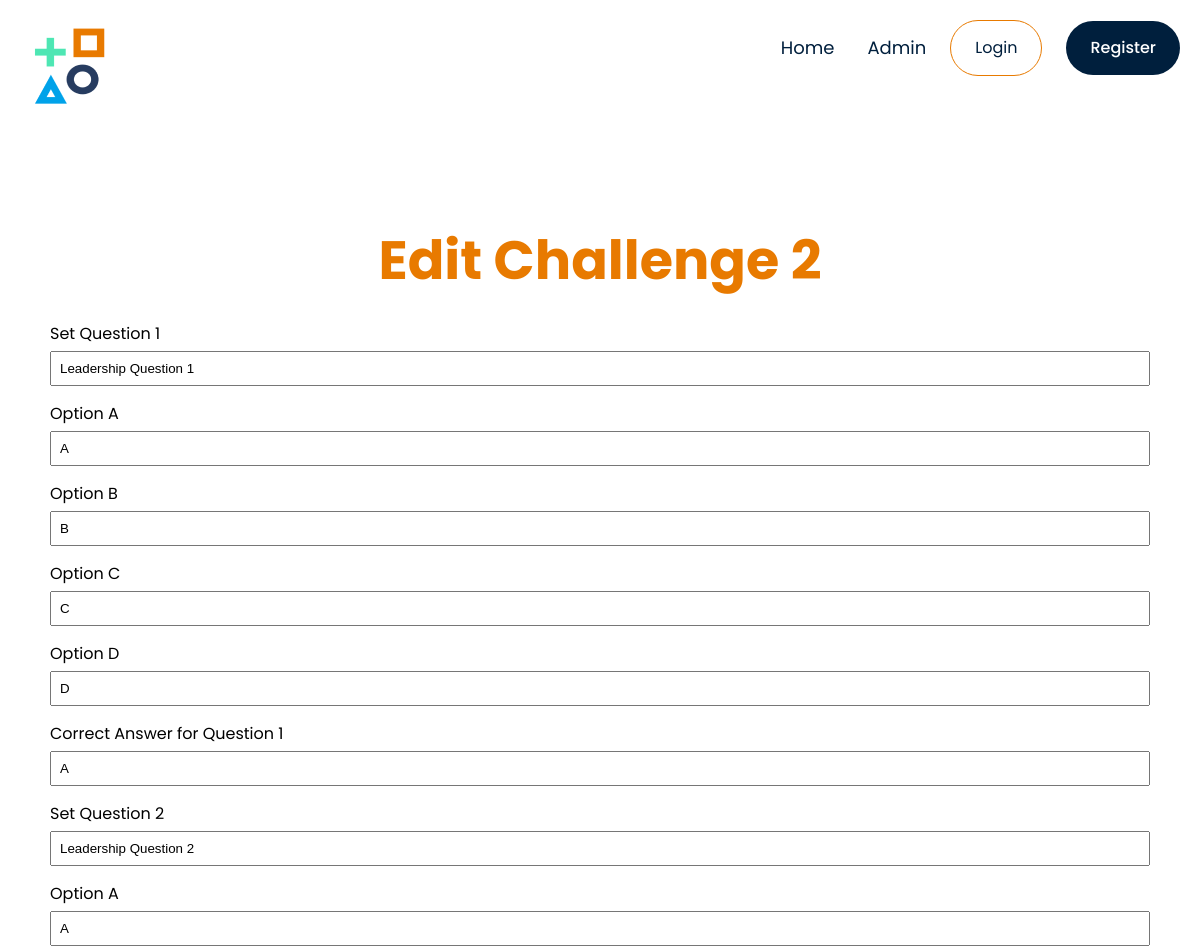
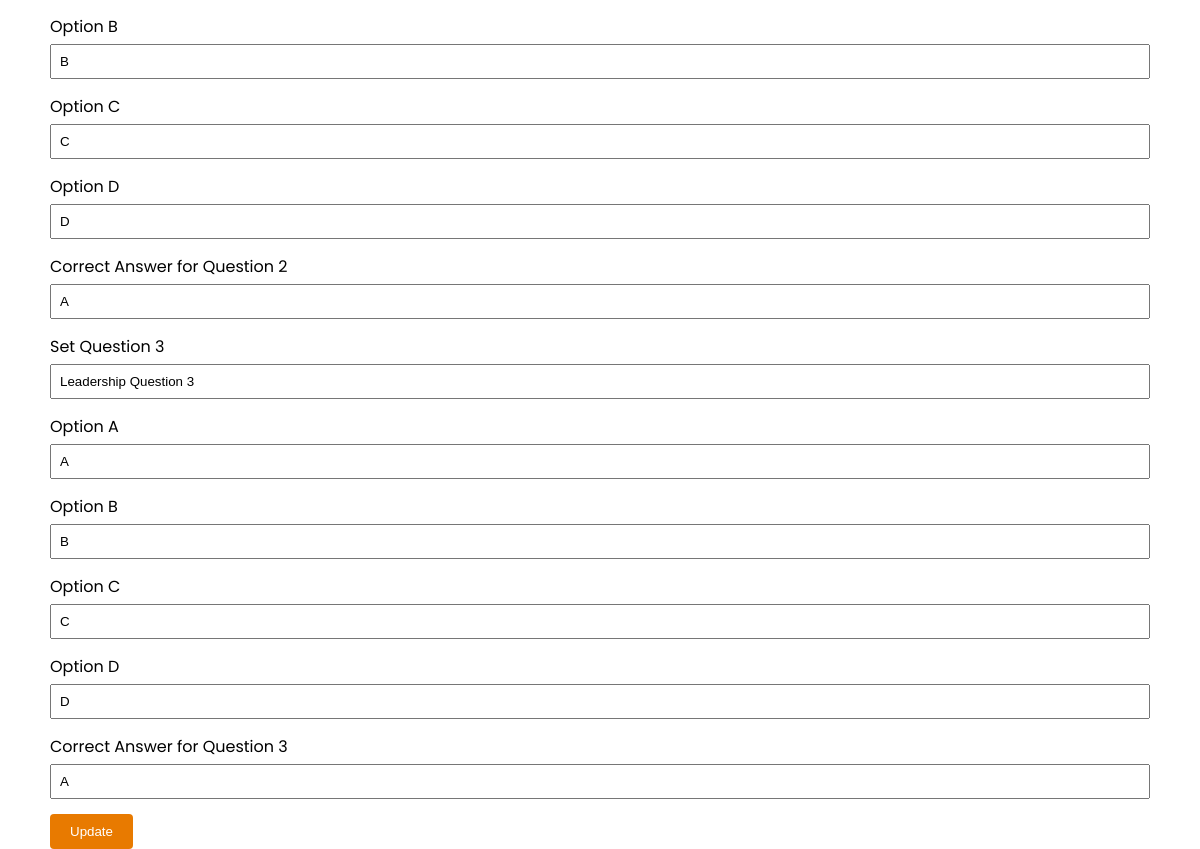
Page /Event/Private/edit_c2.php?id=1 on the committed database (2 pictures, top to bottom).
### tables this page shows
CREATE TABLE `soft_skills` (
  `id` int(11) NOT NULL,
  `name` varchar(255) NOT NULL,
  `description` text NOT NULL,
  `badge_path` varchar(255) NOT NULL,
  `image_path` varchar(255) NOT NULL,
  `c1_description` text DEFAULT NULL,
  `question_1` text DEFAULT NULL,
  `option_1_A` varchar(255) DEFAULT NULL,
  `option_1_B` varchar(255) DEFAULT NULL,
  `option_1_C` varchar(255) DEFAULT NULL,
  `option_1_D` varchar(255) DEFAULT NULL,
  `correct_answer_1` varchar(255) DEFAULT NULL,
  `question_2` text DEFAULT NULL,
  `option_2_A` varchar(255) DEFAULT NULL,
  `option_2_B` varchar(255) DEFAULT NULL,
  `option_2_C` varchar(255) DEFAULT NULL,
  `option_2_D` varchar(255) DEFAULT NULL,
  `correct_answer_2` varchar(255) DEFAULT NULL,
  `question_3` text DEFAULT NULL,
  `option_3_A` varchar(255) DEFAULT NULL,
  `option_3_B` varchar(255) DEFAULT NULL,
  `option_3_C` varchar(255) DEFAULT NULL,
  `option_3_D` varchar(255) DEFAULT NULL,
  `correct_answer_3` varchar(255) DEFAULT NULL
);

### Event/Private/edit_c2.php (the view, shortened to what this page needs)
<?php
require_once('../Public/db_connect.php');
require_once('Part/header.php');
if (isset($_GET['id'])) {
    $skill_id = $_GET['id'];
    $softSkillQuery = "SELECT * FROM soft_skills WHERE id = ?";
    $softSkillStmt = $conn->prepare($softSkillQuery);
    $softSkillStmt->bind_param("i", $skill_id);
    $softSkillStmt->execute();
    $softSkillResult = $softSkillStmt->get_result();
    if ($softSkillResult->num_rows > 0) {
        $softSkill = $softSkillResult->fetch_assoc();
    } else {
        die('Error: User not found.');
    }
} else {
    die('Error: User ID not provided.');
}
?>
<!DOCTYPE html>
<html lang="en">
<head>
    <link rel="stylesheet" href="../Public/public.css">
    <link rel="stylesheet" href="https://stackpath.bootstrapcdn.com/font-awesome/4.7.0/css/font-awesome.min.css">
</head>
<body>
    <div class="container">
        <section class="hero">
            <div class="container">
                <h2 class="title">Edit Challenge 2</h2>
                <form method="post">
                <label for="question_1">Set Question 1</label>
                <input type="text" id="question_1" name="question_1" value="<?php echo $softSkill['question_1']; ?>" required>
                <label for="option_1_A">Option A</label>
                <input type="text" id="option_1_A" name="option_1_A" value="<?php echo $softSkill['option_1_A']; ?>" required>
                <label for="option_1_B">Option B</label>
                <input type="text" id="option_1_B" name="option_1_B" value="<?php echo $softSkill['option_1_B']; ?>" required>
                <label for="option_1_C">Option C</label>
                <input type="text" id="option_1_C" name="option_1_C" value="<?php echo $softSkill['option_1_C']; ?>" required>
                <label for="option_1_D">Option D</label>
                <input type="text" id="option_1_D" name="option_1_D" value="<?php echo $softSkill['option_1_D']; ?>" required>
                <label for="correct_answer_1">Correct Answer for Question 1</label>
                <input type="text" id="correct_answer_1" name="correct_answer_1" value="<?php echo $softSkill['correct_answer_1']; ?>" required>
                <label for="question_2">Set Question 2</label>
                <input type="text" id="question_2" name="question_2" value="<?php echo $softSkill['question_2']; ?>" required>
                <label for="option_2_A">Option A</label>
                <input type="text" id="option_2_A" name="option_2_A" value="<?php echo $softSkill['option_2_A']; ?>" required>
                <label for="option_2_B">Option B</label>
                <input type="text" id="option_2_B" name="option_2_B" value="<?php echo $softSkill['option_2_B']; ?>" required>
                <label for="option_2_C">Option C</label>
                <input type="text" id="option_2_C" name="option_2_C" value="<?php echo $softSkill['option_2_C']; ?>" required>
                <label for="option_2_D">Option D</label>
                <input type="text" id="option_2_D" name="option_2_D" value="<?php echo $softSkill['option_2_D']; ?>" required>
                <label for="correct_answer_2">Correct Answer for Question 2</label>
                <input type="text" id="correct_answer_2" name="correct_answer_2" value="<?php echo $softSkill['correct_answer_2']; ?>" required>
                <label for="question_3">Set Question 3</label>
                <input type="text" id="question_3" name="question_3" value="<?php echo $softSkill['question_3']; ?>" required>
                <label for="option_3_A">Option A</label>
                <input type="text" id="option_3_A" name="option_3_A" value="<?php echo $softSkill['option_3_A']; ?>" required>
                <label for="option_3_B">Option B</label>
                <input type="text" id="option_3_B" name="option_3_B" value="<?php echo $softSkill['option_3_B']; ?>" required>
                <label for="option_3_C">Option C</label>
                <input type="text" id="option_3_C" name="option_3_C" value="<?php echo $softSkill['option_3_C']; ?>" required>
                <label for="option_3_D">Option D</label>
                <input type="text" id="option_3_D" name="option_3_D" value="<?php echo $softSkill['option_3_D']; ?>" required>
                <label for="correct_answer_3">Correct Answer for Question 3</label>
                <input type="text" id="correct_answer_3" name="correct_answer_3" value="<?php echo $softSkill['correct_answer_3']; ?>" required>
                    <button type="submit">Update</button>
                </form>
            </div>
        </section>
    </div>
</body>
</html>

### Event/Public/public.css (style rules this page uses)
* { margin: 0; padding: 0; box-sizing: border-box; }
body { font-family: 'Poppins', sans-serif; }
.container { max-width: 1300px; margin: auto; padding: 25px; }
.hero { width: 100%; height: 800px; background-color:#FFF; position:relative; padding-top: 50px; }
.hero .container { height: 100%; position: relative; }
.title { color: #E87A00; font-size: 54px; font-family: 'Poppins', sans-serif; font-weight: 700; text-align: center; }

### Event/Private/edit_c2.php (style rules this page uses)
form { margin-top: 20px; }
label { display: block; margin-bottom: 5px; }
input, select { width: 100%; padding: 8px; margin-bottom: 15px; box-sizing: border-box; }
button { background-color: #E87A00; color: white; padding: 10px 20px; border: none; border-radius: 4px; cursor: pointer; }

### rows in the picture
soft_skills: question_1 "Leadership Question 1", option_1_A "A", option_1_B "B", option_1_C "C", option_1_D "D", correct_answer_1 "A", question_2 "Leadership Question 2", option_2_A "A", option_2_B "B", option_2_C "C", option_2_D "D", correct_answer_2 "A", question_3 "Leadership Question 3", option_3_A "A", option_3_B "B", option_3_C "C", option_3_D "D", correct_answer_3 "A"
